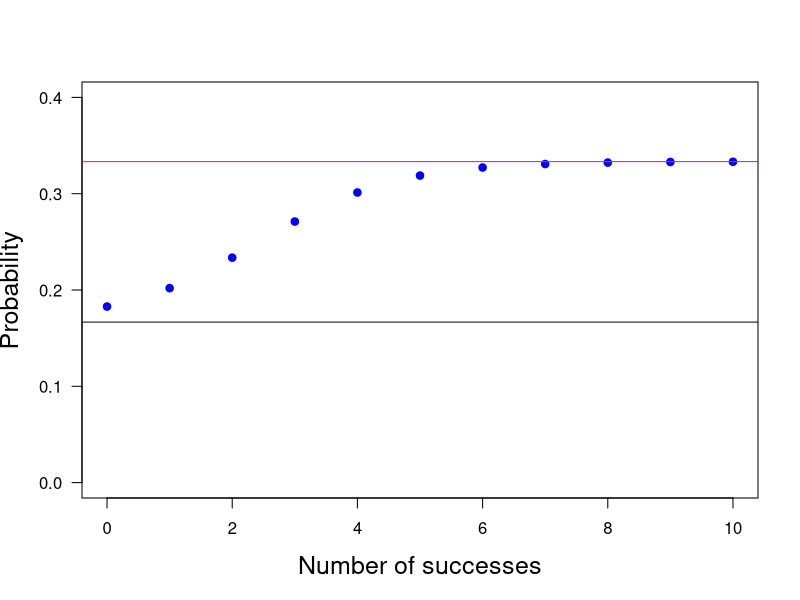

Reproduce this figure in R.
print('file: Cox46Next4.R')
# Cox(1946) probability for 4 in next trial
p1 = 1/3; p2 = 1/6; N = 10; k = seq(0,10)
p = (p1*dbinom(k,N,p1)+p2*dbinom(k,N,p2))/(dbinom(k,N,p1)+dbinom(k,N,p2))
# png('Cox46FourInNext171024.png',width=16,height=16,units='cm',res=300)
plot(k,p,type='p',lwd=4,col='blue',xlab='Number of successes',
     ylab='Probability',las=1,cex=0.6,ylim=c(0,0.4),cex.lab=1.5)
abline(a=p1,b=0,col='magenta')
abline(a=p2,b=0,col='black')
# dev.off()
